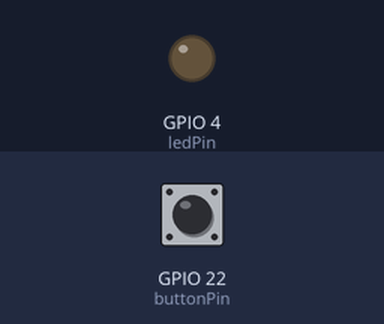
The sketch below on a simulated ESP32-S3. Parts: output pins drawn as LEDs (lit = HIGH). The test bench sets the inputs (shaded band); at power-on: GPIO 22 (buttonPin) LOW.

Above: at 1.2 s.
1.3 s: GPIO 22 (buttonPin) pulled HIGH for 0.15 s
At 1.37 s:
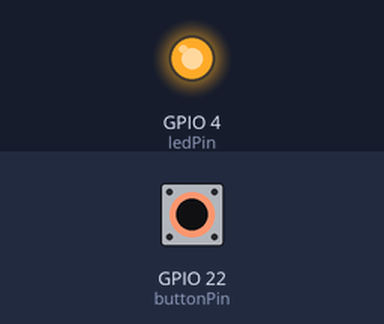
2.9 s: GPIO 22 (buttonPin) pulled HIGH for 3.2 s
At 7.3 s:
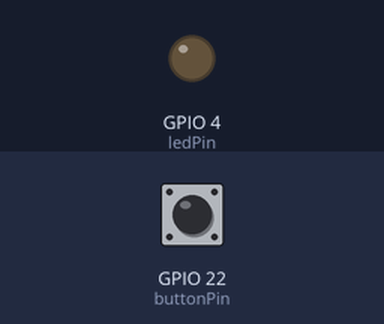
Timing chart, 0 to 8.8 s (numbered marks = the images above; inputs shaded):
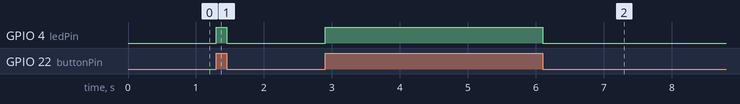

Measured:
- after the input at 1.3 s, GPIO 4 (ledPin): LOW → HIGH at once, → LOW 0.15 s later
- after the input at 2.9 s, GPIO 4 (ledPin): LOW → HIGH at once, → LOW 3.2 s later

The sketch:

S3-1.ino
```cpp
// Button Test

int ledPin = 4;
int buttonPin = 22;

void setup() {
  pinMode(buttonPin, INPUT);
  pinMode(ledPin, OUTPUT);
}

void loop() {
  if (digitalRead(buttonPin))
  {
    digitalWrite(ledPin, HIGH);
    // Removed to simplify:
    //delay(300); // Wait for 300 millisecond(s)
    //digitalWrite(ledPin, LOW);
    //delay(300); // Wait for 300 millisecond(s)
  }
  else
  {
    digitalWrite(ledPin, LOW);
  }
}
```
